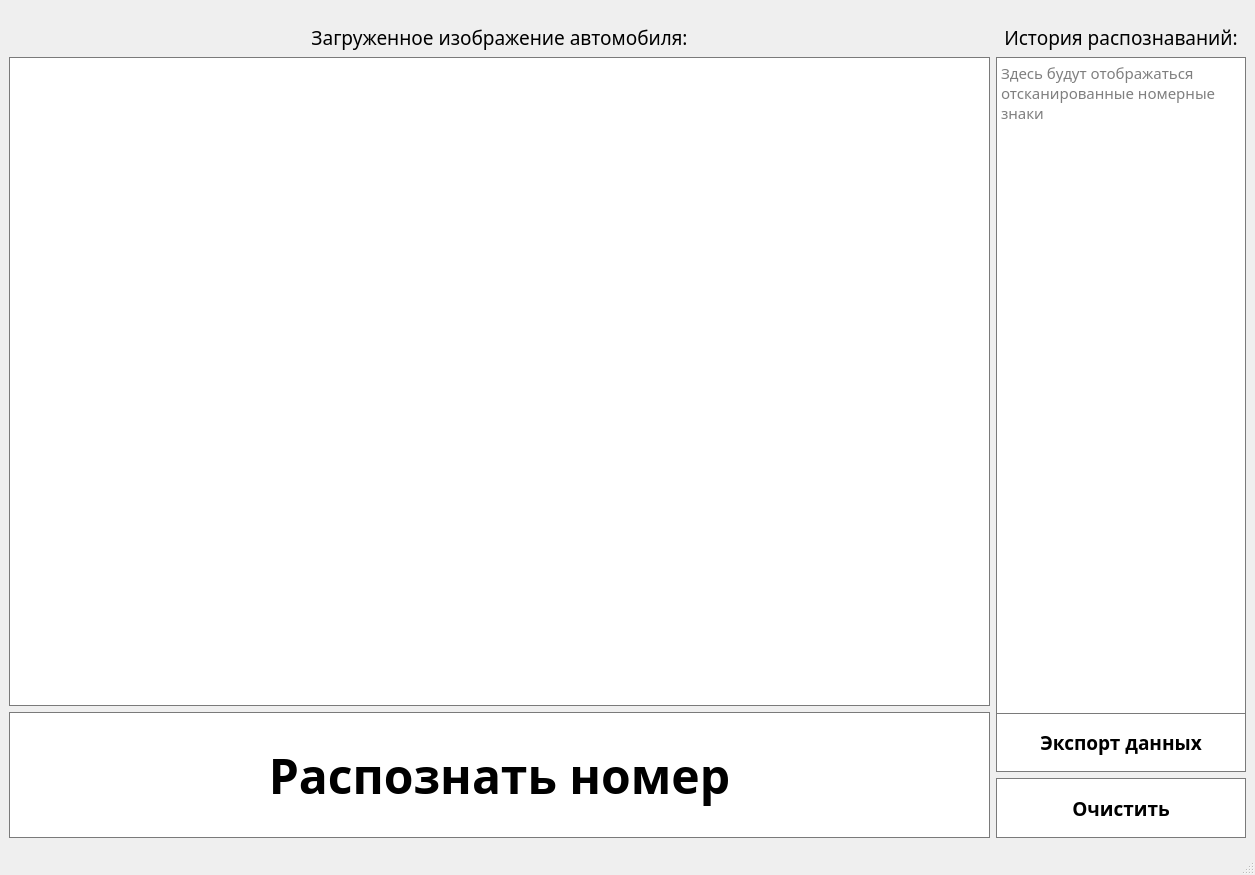
<?xml version="1.0" encoding="UTF-8"?>
<ui version="4.0">
 <class>MainWindow</class>
 <widget class="QMainWindow" name="MainWindow">
  <property name="geometry">
   <rect>
    <x>0</x>
    <y>0</y>
    <width>1255</width>
    <height>875</height>
   </rect>
  </property>
  <property name="minimumSize">
   <size>
    <width>1255</width>
    <height>875</height>
   </size>
  </property>
  <property name="font">
   <font>
    <family>Century Gothic</family>
    <pointsize>12</pointsize>
   </font>
  </property>
  <property name="cursor">
   <cursorShape>ArrowCursor</cursorShape>
  </property>
  <property name="windowTitle">
   <string>Basic License Plate Recognizer</string>
  </property>
  <property name="windowIcon">
   <iconset>
    <normaloff>fav/blpr_fav_logo.ico</normaloff>fav/blpr_fav_logo.ico</iconset>
  </property>
  <widget class="QWidget" name="centralwidget">
   <layout class="QGridLayout" name="gridLayout">
    <item row="4" column="2">
     <widget class="QPushButton" name="clear_button">
      <property name="sizePolicy">
       <sizepolicy hsizetype="Minimum" vsizetype="MinimumExpanding">
        <horstretch>0</horstretch>
        <verstretch>0</verstretch>
       </sizepolicy>
      </property>
      <property name="minimumSize">
       <size>
        <width>250</width>
        <height>60</height>
       </size>
      </property>
      <property name="maximumSize">
       <size>
        <width>16777215</width>
        <height>70</height>
       </size>
      </property>
      <property name="font">
       <font>
        <family>Century Gothic</family>
        <pointsize>14</pointsize>
        <weight>75</weight>
        <bold>true</bold>
       </font>
      </property>
      <property name="cursor">
       <cursorShape>PointingHandCursor</cursorShape>
      </property>
      <property name="mouseTracking">
       <bool>true</bool>
      </property>
      <property name="styleSheet">
       <string notr="true">QPushButton{
border:1px solid #7a7a7a;
background:white;
}
QPushButton:hover{
border:1px solid black;
background:black;
color:white;
}
QPushButton:pressed{
border:1px solid white;
background:black;
color:#f0f0f0;
}</string>
      </property>
      <property name="text">
       <string>Очистить</string>
      </property>
     </widget>
    </item>
    <item row="1" column="0" colspan="2">
     <widget class="QLabel" name="load_label">
      <property name="font">
       <font>
        <family>Century Gothic</family>
        <pointsize>14</pointsize>
       </font>
      </property>
      <property name="text">
       <string>Загруженное изображение автомобиля:</string>
      </property>
      <property name="alignment">
       <set>Qt::AlignCenter</set>
      </property>
     </widget>
    </item>
    <item row="3" column="2">
     <widget class="QPushButton" name="export_data_button">
      <property name="sizePolicy">
       <sizepolicy hsizetype="Preferred" vsizetype="MinimumExpanding">
        <horstretch>0</horstretch>
        <verstretch>0</verstretch>
       </sizepolicy>
      </property>
      <property name="minimumSize">
       <size>
        <width>250</width>
        <height>60</height>
       </size>
      </property>
      <property name="maximumSize">
       <size>
        <width>16777215</width>
        <height>70</height>
       </size>
      </property>
      <property name="font">
       <font>
        <family>Century Gothic</family>
        <pointsize>14</pointsize>
        <weight>75</weight>
        <bold>true</bold>
       </font>
      </property>
      <property name="cursor">
       <cursorShape>PointingHandCursor</cursorShape>
      </property>
      <property name="mouseTracking">
       <bool>true</bool>
      </property>
      <property name="styleSheet">
       <string notr="true">QPushButton{
border:1px solid #7a7a7a;
background:white;
}
QPushButton:hover{
border:1px solid black;
background:black;
color:white;
}
QPushButton:pressed{
border:1px solid white;
background:black;
color:#f0f0f0;
}</string>
      </property>
      <property name="text">
       <string>Экспорт данных</string>
      </property>
     </widget>
    </item>
    <item row="2" column="2">
     <widget class="QTextEdit" name="history_legacy">
      <property name="sizePolicy">
       <sizepolicy hsizetype="Fixed" vsizetype="Expanding">
        <horstretch>0</horstretch>
        <verstretch>0</verstretch>
       </sizepolicy>
      </property>
      <property name="minimumSize">
       <size>
        <width>250</width>
        <height>657</height>
       </size>
      </property>
      <property name="maximumSize">
       <size>
        <width>250</width>
        <height>16777215</height>
       </size>
      </property>
      <property name="font">
       <font>
        <family>Century Gothic</family>
        <pointsize>11</pointsize>
       </font>
      </property>
      <property name="mouseTracking">
       <bool>false</bool>
      </property>
      <property name="styleSheet">
       <string notr="true">border:1px solid #7a7a7a;</string>
      </property>
      <property name="readOnly">
       <bool>true</bool>
      </property>
      <property name="html">
       <string>&lt;!DOCTYPE HTML PUBLIC &quot;-//W3C//DTD HTML 4.0//EN&quot; &quot;http://www.w3.org/TR/REC-html40/strict.dtd&quot;&gt;
&lt;html&gt;&lt;head&gt;&lt;meta name=&quot;qrichtext&quot; content=&quot;1&quot; /&gt;&lt;style type=&quot;text/css&quot;&gt;
p, li { white-space: pre-wrap; }
&lt;/style&gt;&lt;/head&gt;&lt;body style=&quot; font-family:'Century Gothic'; font-size:11pt; font-weight:400; font-style:normal;&quot;&gt;
&lt;p style=&quot;-qt-paragraph-type:empty; margin-top:0px; margin-bottom:0px; margin-left:0px; margin-right:0px; -qt-block-indent:0; text-indent:0px; font-size:12pt;&quot;&gt;&lt;br /&gt;&lt;/p&gt;&lt;/body&gt;&lt;/html&gt;</string>
      </property>
      <property name="placeholderText">
       <string notr="true">Здесь будут отображаться отсканированные номерные знаки</string>
      </property>
     </widget>
    </item>
    <item row="3" column="0" rowspan="2" colspan="2">
     <widget class="QPushButton" name="recognize_num_button">
      <property name="sizePolicy">
       <sizepolicy hsizetype="Expanding" vsizetype="Expanding">
        <horstretch>0</horstretch>
        <verstretch>0</verstretch>
       </sizepolicy>
      </property>
      <property name="minimumSize">
       <size>
        <width>981</width>
        <height>125</height>
       </size>
      </property>
      <property name="maximumSize">
       <size>
        <width>16777215</width>
        <height>140</height>
       </size>
      </property>
      <property name="baseSize">
       <size>
        <width>0</width>
        <height>0</height>
       </size>
      </property>
      <property name="font">
       <font>
        <family>Century Gothic</family>
        <pointsize>36</pointsize>
        <weight>75</weight>
        <bold>true</bold>
       </font>
      </property>
      <property name="cursor">
       <cursorShape>PointingHandCursor</cursorShape>
      </property>
      <property name="mouseTracking">
       <bool>true</bool>
      </property>
      <property name="styleSheet">
       <string notr="true">QPushButton{
border:1px solid #7a7a7a;
background:white;
}
QPushButton:hover{
border:1px solid black;
background:black;
color:white;
}
QPushButton:pressed{
border:1px solid white;
background:black;
color:#f0f0f0;
}</string>
      </property>
      <property name="text">
       <string>Распознать номер</string>
      </property>
     </widget>
    </item>
    <item row="1" column="2">
     <widget class="QLabel" name="history_label">
      <property name="font">
       <font>
        <family>Century Gothic</family>
        <pointsize>14</pointsize>
       </font>
      </property>
      <property name="text">
       <string>История распознаваний:</string>
      </property>
      <property name="alignment">
       <set>Qt::AlignCenter</set>
      </property>
     </widget>
    </item>
    <item row="0" column="0" colspan="3">
     <spacer name="verticalSpacer">
      <property name="orientation">
       <enum>Qt::Vertical</enum>
      </property>
      <property name="sizeType">
       <enum>QSizePolicy::Fixed</enum>
      </property>
      <property name="sizeHint" stdset="0">
       <size>
        <width>10</width>
        <height>15</height>
       </size>
      </property>
     </spacer>
    </item>
    <item row="2" column="0" colspan="2">
     <widget class="QLabel" name="image_place">
      <property name="sizePolicy">
       <sizepolicy hsizetype="Expanding" vsizetype="Expanding">
        <horstretch>0</horstretch>
        <verstretch>0</verstretch>
       </sizepolicy>
      </property>
      <property name="autoFillBackground">
       <bool>false</bool>
      </property>
      <property name="styleSheet">
       <string notr="true">border:1px solid #7a7a7a;
background:white;</string>
      </property>
      <property name="text">
       <string/>
      </property>
      <property name="scaledContents">
       <bool>true</bool>
      </property>
      <property name="alignment">
       <set>Qt::AlignCenter</set>
      </property>
      <property name="openExternalLinks">
       <bool>false</bool>
      </property>
     </widget>
    </item>
   </layout>
  </widget>
  <widget class="QStatusBar" name="statusbar">
   <property name="sizeGripEnabled">
    <bool>true</bool>
   </property>
  </widget>
 </widget>
 <resources/>
 <connections/>
</ui>
